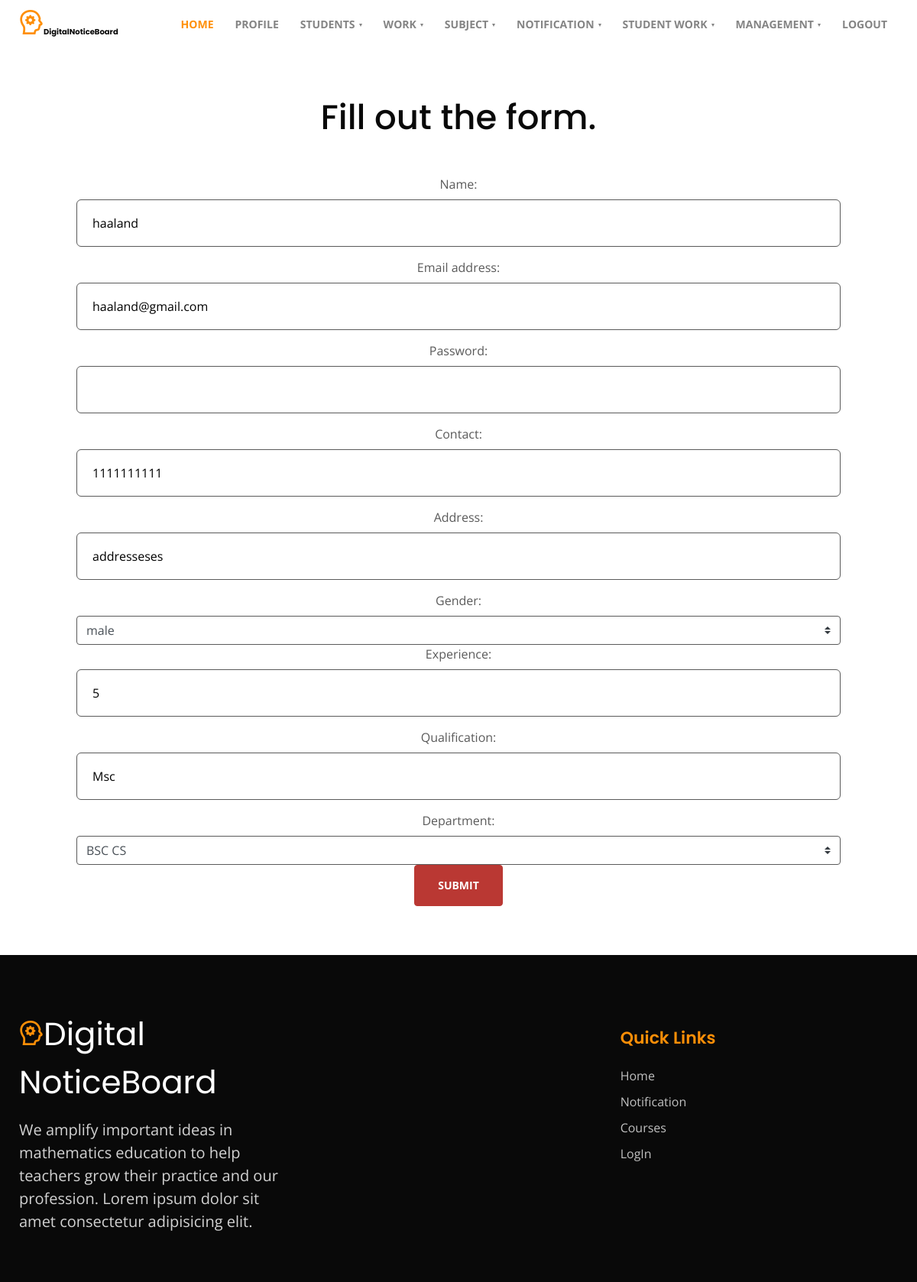
/update_profile_staff (signed in), run on the app's committed database.
### Authentication/models.py (models this page shows)
class Register(AbstractUser):
    name = models.CharField(max_length=50,default='')
    contact = models.IntegerField(null=True)
    address = models.CharField(max_length=50,default='')
    gender = models.CharField(max_length=50,default='')
    experience = models.CharField(max_length=50,default='')
    qualification = models.CharField(max_length=50,default='')
    usertype = models.IntegerField(null=True)
    department = models.ForeignKey(Departments,on_delete=models.CASCADE,null=True)
    semester = models.ForeignKey(Semesters,on_delete=models.CASCADE,null=True)
    batch = models.CharField(max_length=50,default='')
    dob = models.CharField(max_length=50,default='')
    status = models.IntegerField(default=0)
    examstatus = models.IntegerField(default=0)
    regno = models.IntegerField(null=True,unique=True)
    class Meta:
        unique_together = ('username', 'regno')

### Authentication/views.py (the view)
# urls.py: path('update_profile_staff',views.staff_profile_update),
@login_required(login_url='/login')
def staff_profile_update(request):
    data = Register.objects.get(id=request.user.id)
    if request.method == 'POST':
        form = StaffRegisterForm(request.POST,instance=data)
        if form.is_valid():
            data.set_password(request.POST["password"])
            data.save()
            form.save()
        return redirect("/login",{'data':data})
    else:
        form = StaffRegisterForm(instance=data)
    return render(request,'update_profile_staff.html',{'form':form})

### Authentication/forms.py
class StaffRegisterForm(forms.ModelForm):
    department = forms.ModelChoiceField(queryset=Departments.objects.all())
    def __init__(self, *args, **kwargs):
            super().__init__(*args, **kwargs)
            self.fields['department'].widget.attrs['class'] = 'custom-select'
    class Meta:
        model = Register
        fields = ['name','email','password','contact','address','gender','experience','qualification','department']
        widgets = {
            "name" : forms.TextInput(attrs={'class':'contact-input'}),
            "email" : forms.EmailInput(attrs={'class':'contact-input'}),
            "password" : forms.PasswordInput(attrs={'class':'contact-input'}),
            "contact" : forms.TextInput(attrs={'class':'contact-input','maxlength':'10'}),
            "address" : forms.TextInput(attrs={'class':'contact-input'}),
            "gender" : forms.Select(attrs={'class':'custom-select '},choices=GENDER_CHOICES),
            "experience" : forms.TextInput(attrs={'class':'contact-input'}),
            "qualification" : forms.TextInput(attrs={'class':'contact-input'}),
            "department" : forms.TextInput(),
        }

### department/models.py (called while the page is built)
    def __str__(self) -> str:
        return self.departmentname

### Authentication/templates/update_profile_staff.html (shortened to what this page needs)
{%extends 'layout.html'%}
{%block content%}
  <section class="w3l-contacts-12" id="contact">
      <div class="container py-5">
          <div class="contacts12-main py-md-3">
              <div class="header-section text-center">
                  <h3 class="mb-md-5 mb-4">Fill out the form.
              </div>
              <form method="post" class="">
                {{form.as_p}}
                  <div class="text-center">
                      <input type="submit" class="btn-secondary btn theme-button" value="Submit">
                  </div>
              </form>
          </div>
      </div>
{%endblock%}

### data on the page
Register: name "haaland", email "haaland@gmail.com", contact "1111111111", address "addresseses", gender "male", experience "5", qualification "Msc", department "BSC CS"
